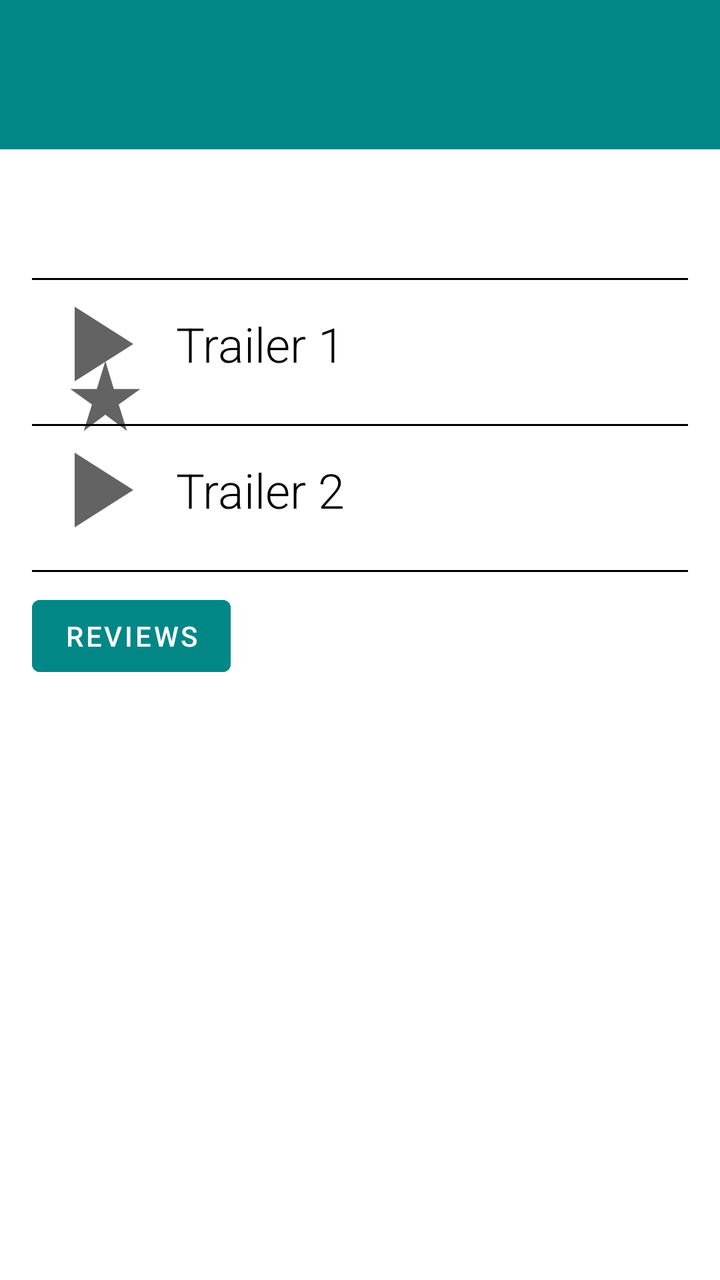
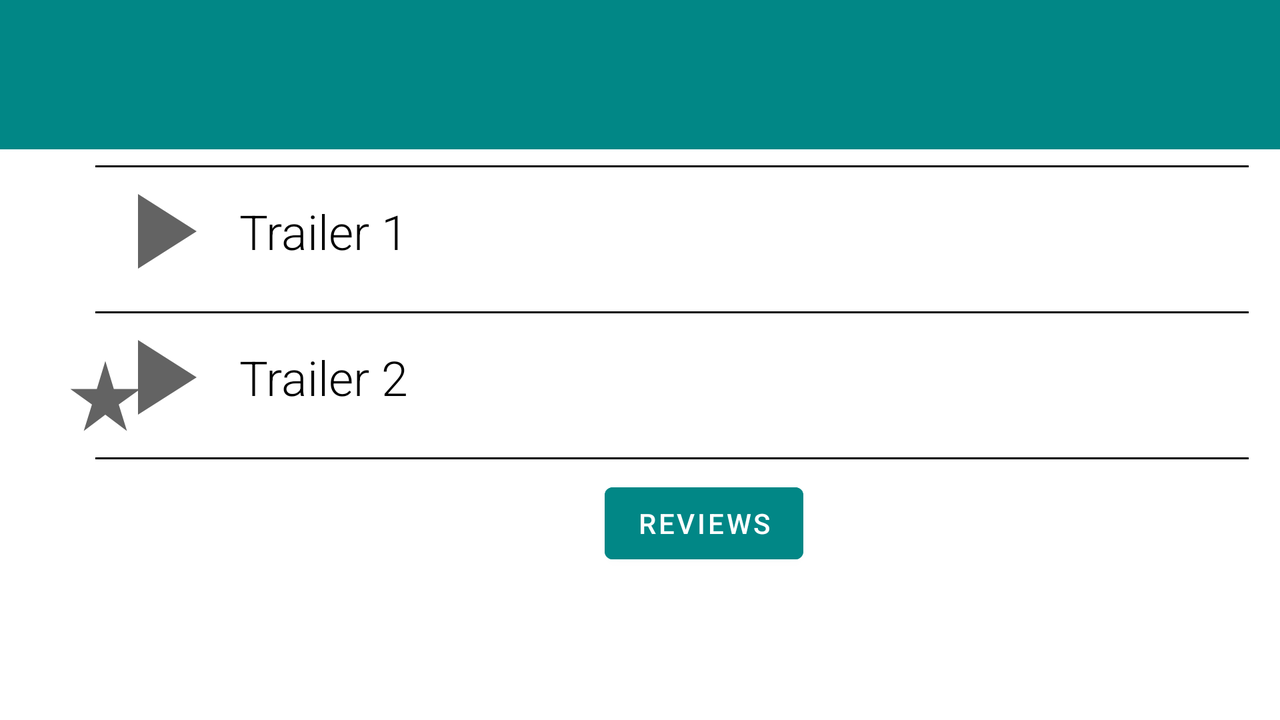

The same Android screen from two of the app's own layout files: first res/layout/ as a phone draws it, then the repository's variant for another configuration, drawn on a device whose configuration selects that folder. Both files follow.
<!-- AndroidManifest.xml: application theme Theme.PopularMoviesApp -->
<!-- res/layout/activity_details.xml -->
<?xml version="1.0" encoding="utf-8"?>
<LinearLayout xmlns:android="http://schemas.android.com/apk/res/android"
    xmlns:tools="http://schemas.android.com/tools"
    android:layout_width="match_parent"
    android:layout_height="match_parent"
    tools:context=".DetailsActivity"
    android:orientation="vertical">

    <FrameLayout
        android:layout_width="match_parent"
        android:layout_height="match_parent"
        android:id="@+id/fragment_container"
        android:visibility="gone"/>

    <ScrollView
        android:layout_width="match_parent"
        android:layout_height="match_parent">
    <RelativeLayout
        android:layout_width="match_parent"
        android:layout_height="wrap_content">

        <TextView
            android:id="@+id/tv_title"
            android:layout_width="match_parent"
            android:layout_height="wrap_content"
            android:padding="8dp"
            android:textAppearance="@style/TextAppearance.AppCompat.Headline"
            android:textSize="44sp"
            android:background="@color/design_default_color_secondary_variant"
            android:textColor="@color/white"/>

        <ImageView
            android:id="@+id/poster_iv"
            android:layout_width="wrap_content"
            android:layout_height="wrap_content"
            android:contentDescription="@string/movie_poster"
            android:layout_below="@id/tv_title"
            android:layout_marginTop="8dp"
            android:layout_marginStart="16dp"/>

        <TextView
            android:id="@+id/tv_date_released"
            android:fontFamily="sans-serif"
            android:textAppearance="@style/TextAppearance.AppCompat.Headline"
            android:textSize="24sp"
            android:layout_toEndOf="@id/poster_iv"
            android:layout_below="@id/tv_title"
            style="@style/leftOfImageView"/>

        <TextView
            android:id="@+id/tv_rating"
            android:fontFamily="sans-serif"
            android:textAppearance="@style/TextAppearance.AppCompat.Headline"
            android:textSize="14sp"
            android:layout_toEndOf="@id/poster_iv"
            android:layout_below="@id/tv_date_released"
            style="@style/leftOfImageView"/>
        <TextView
            android:id="@+id/tv_popularity"
            android:layout_below="@id/tv_rating"
            style="@style/leftOfImageView"
            android:textAppearance="@style/TextAppearance.AppCompat.Headline"
            android:fontFamily="sans-serif"
            android:textSize="14sp"/>

        <ImageView
            android:id="@+id/markFav"
            android:layout_width="wrap_content"
            android:layout_height="wrap_content"
            android:layout_below="@id/tv_popularity"
            android:onClick="markAsFavorite"
            android:scaleType="fitXY"
            android:src="@drawable/ic_baseline_star_rate_24"
            style="@style/leftOfImageView"
            android:contentDescription="@string/poster_image"/>

    <TextView
        android:id="@+id/tv_overview"
        style="@style/OverviewTv"
        android:fontFamily="sans-serif-light"
        android:textAppearance="@style/TextAppearance.AppCompat.Headline"
        android:textSize="18sp"
        android:padding="8dp"/>

        <include
            layout="@layout/trailer_resource"
            android:layout_width="match_parent"
            android:layout_height="match_parent"
            android:layout_below="@id/tv_overview"
            android:id="@+id/trailerResource"/>

        <Button
            android:id="@+id/button"
            android:layout_width="wrap_content"
            android:layout_height="wrap_content"
            android:layout_below="@id/trailerResource"
            android:layout_marginStart="16sp"
            android:layout_marginTop="8dp"
            android:backgroundTint="@color/design_default_color_secondary_variant"
            android:onClick="readViews"
            android:text="@string/reviews" />
    </RelativeLayout>
    </ScrollView>
</LinearLayout>
<!-- res/layout/trailer_resource.xml (included above) -->
<?xml version="1.0" encoding="utf-8"?>
<LinearLayout
    xmlns:android="http://schemas.android.com/apk/res/android"
    xmlns:app="http://schemas.android.com/apk/res-auto"
    android:layout_width="match_parent"
    android:layout_height="match_parent"
    android:orientation="vertical">

    <TextView
        style="@style/border"/>

    <LinearLayout
        android:layout_width="match_parent"
        android:layout_height="wrap_content"
        android:orientation="horizontal"
        android:layout_marginTop="@dimen/padding"
        android:layout_marginStart="16dp"
        android:layout_marginEnd="16dp"
        android:onClick="trailerOne"
        android:id="@+id/trailer1">

        <ImageView
            android:layout_width="wrap_content"
            android:layout_height="wrap_content"
            android:src="@drawable/play_button"/>

        <TextView
           style="@style/trailerTextView"
            android:text="@string/trailer_1"
            android:id="@+id/textViewTrailer1"/>
    </LinearLayout>

    <TextView
        style="@style/border"/>

    <LinearLayout
        android:layout_width="match_parent"
        android:layout_height="wrap_content"
        android:orientation="horizontal"
        android:layout_marginTop="@dimen/padding"
        android:layout_marginStart="16dp"
        android:layout_marginEnd="16dp"
        android:onClick="trailerTwo"
        android:id="@+id/trailer2">

        <ImageView
            android:layout_width="wrap_content"
            android:layout_height="wrap_content"
            android:src="@drawable/play_button"/>

        <TextView
            style="@style/trailerTextView"
            android:text="Trailer 2"
            android:id="@+id/textViewTrailer2"/>
    </LinearLayout>

    <TextView
        style="@style/border"
        android:id="@+id/borderline"/>

</LinearLayout>
<!-- resources referenced by this layout -->
<resources>
  <color name="white">#FFFFFFFF</color>
  <!-- drawable ic_baseline_star_rate_24 (drawable) -->
  <vector android:height="42dp" android:tint="#636363"
      android:viewportHeight="24" android:viewportWidth="24"
      android:width="42dp" xmlns:android="http://schemas.android.com/apk/res/android">
      <path android:fillColor="@android:color/darker_gray" android:pathData="M14.43,10l-2.43,-8l-2.43,8l-7.57,0l6.18,4.41l-2.35,7.59l6.17,-4.69l6.18,4.69l-2.35,-7.59l6.17,-4.41z"/>
  </vector>
  <!-- drawable play_button (drawable) -->
  <vector android:height="64dp" android:tint="#636363"
      android:viewportHeight="24" android:viewportWidth="24"
      android:width="64dp" xmlns:android="http://schemas.android.com/apk/res/android">
      <path android:fillColor="@android:color/white" android:pathData="M8,5v14l11,-7z"/>
  </vector>
  <string name="movie_poster">Movie poster</string>
  <string name="poster_image">Poster image of selected movie</string>
  <string name="reviews">Reviews</string>
  <string name="trailer_1">Trailer 1</string>
  <style name="OverviewTv" parent="textViews">
          <item name="android:layout_below">@id/poster_iv</item>
          <item name="android:padding">@dimen/padding</item>
          <item name="android:layout_marginTop">8dp</item>
      </style>
  <style name="border">
          <item name="android:layout_width">match_parent</item>
          <item name="android:layout_height">1dp</item>
          <item name="android:layout_marginTop">8dp</item>
          <item name="android:background">@color/black</item>
          <item name="android:layout_marginStart">16dp</item>
          <item name="android:layout_marginEnd">16dp</item>
      </style>
  <style name="leftOfImageView" parent="textViews">
          <item name="android:layout_toEndOf">@id/poster_iv</item>
          <item name="android:layout_marginTop">8dp</item>
          <item name="android:layout_marginLeft">16dp</item>
      </style>
  <style name="trailerTextView">
          <item name="android:layout_width">match_parent</item>
          <item name="android:layout_height">wrap_content</item>
          <item name="android:layout_gravity">center</item>
          <item name="android:layout_marginStart">8dp</item>
          <item name="android:fontFamily">sans-serif-light</item>
          <item name="android:textSize">24sp</item>
          <item name="android:textColor">@color/black</item>
      </style>
  <style name="Theme.PopularMoviesApp" parent="Theme.MaterialComponents.DayNight.DarkActionBar">
          
          <item name="colorPrimary">@color/purple_500</item>
          <item name="colorPrimaryVariant">@color/purple_700</item>
          <item name="colorOnPrimary">@color/white</item>
          
          <item name="colorSecondary">@color/teal_200</item>
          <item name="colorSecondaryVariant">@color/teal_700</item>
          <item name="colorOnSecondary">@color/black</item>
          
          <item name="android:statusBarColor" tools:targetApi="l">?attr/colorPrimaryVariant</item>
          
      </style>
  <style name="textViews">
          <item name="android:layout_width">wrap_content</item>
          <item name="android:layout_height">wrap_content</item>
          <item name="android:padding">@dimen/padding</item>
      </style>
  <color name="black">#FF000000</color>
  <color name="purple_500">#212121</color>
  <color name="purple_700">#000000</color>
  <color name="teal_200">#00BFA5</color>
  <color name="teal_700">#FF018786</color>
</resources>
<!-- res/layout-land/activity_details.xml (the repository's variant of the layout above) -->
<!-- drawn on the phone turned sideways -->
<?xml version="1.0" encoding="utf-8"?>
<androidx.constraintlayout.widget.ConstraintLayout xmlns:android="http://schemas.android.com/apk/res/android"
    xmlns:tools="http://schemas.android.com/tools"
    android:layout_width="match_parent"
    android:layout_height="match_parent"
    tools:context=".DetailsActivity"
    android:orientation="vertical">

    <FrameLayout
        android:layout_width="match_parent"
        android:layout_height="match_parent"
        android:id="@+id/fragment_container"
        android:visibility="gone"/>

    <ScrollView
        android:layout_width="match_parent"
        android:layout_height="match_parent">
        <RelativeLayout
            android:layout_width="match_parent"
            android:layout_height="wrap_content">

            <TextView
                android:id="@+id/tv_title"
                android:layout_width="match_parent"
                android:layout_height="wrap_content"
                android:padding="8dp"
                android:textAppearance="@style/TextAppearance.AppCompat.Headline"
                android:textSize="44sp"
                android:background="@color/design_default_color_secondary_variant"
                android:textColor="@color/white"/>

            <ImageView
                android:id="@+id/poster_iv"
                android:layout_width="wrap_content"
                android:layout_height="wrap_content"
                android:contentDescription="@string/movie_poster"
                android:layout_below="@id/tv_title"
                android:layout_marginTop="8dp"
                android:layout_marginStart="16dp"/>

            <TextView
                android:id="@+id/tv_date_released"
                android:fontFamily="sans-serif"
                android:textAppearance="@style/TextAppearance.AppCompat.Headline"
                android:textSize="24sp"
                android:layout_toEndOf="@id/poster_iv"
                android:layout_below="@id/tv_title"
                style="@style/leftOfImageView"/>

            <TextView
                android:id="@+id/tv_rating"
                android:fontFamily="sans-serif"
                android:textAppearance="@style/TextAppearance.AppCompat.Headline"
                android:textSize="14sp"
                android:layout_toEndOf="@id/poster_iv"
                android:layout_below="@id/tv_date_released"
                style="@style/leftOfImageView"/>
            <TextView
                android:id="@+id/tv_popularity"
                android:layout_below="@id/tv_rating"
                style="@style/leftOfImageView"
                android:textAppearance="@style/TextAppearance.AppCompat.Headline"
                android:fontFamily="sans-serif"
                android:textSize="14sp"/>

            <ImageView
                android:id="@+id/markFav"
                android:layout_width="wrap_content"
                android:layout_height="wrap_content"
                android:layout_below="@id/tv_popularity"
                android:onClick="markAsFavorite"
                android:scaleType="fitXY"
                android:src="@drawable/ic_baseline_star_rate_24"
                style="@style/leftOfImageView"
                android:contentDescription="@string/poster_image"/>

            <TextView
                android:id="@+id/tv_overview"
                style="@style/OverviewTv"
                android:fontFamily="sans-serif-light"
                android:textAppearance="@style/TextAppearance.AppCompat.Headline"
                android:textSize="18sp"
                android:padding="8dp"/>
        <LinearLayout
            android:layout_width="match_parent"
            android:layout_height="match_parent"
            android:orientation="vertical"
            android:layout_below="@id/tv_title"
            android:layout_toEndOf="@id/tv_date_released"
            android:padding="@dimen/padding"
            android:layout_alignBaseline="@id/poster_iv">
            <include
                layout="@layout/trailer_resource"
                android:layout_width="match_parent"
                android:layout_height="match_parent"
                android:id="@+id/trailerResource"
                android:layout_gravity="center_horizontal"/>

            <Button
                android:id="@+id/button"
                android:layout_width="wrap_content"
                android:layout_height="wrap_content"
                android:layout_marginStart="16sp"
                android:layout_marginTop="8dp"
                android:backgroundTint="@color/design_default_color_secondary_variant"
                android:onClick="readViews"
                android:text="@string/reviews"
                android:layout_gravity="center_horizontal"/>
        </LinearLayout>
        </RelativeLayout>
    </ScrollView>
</androidx.constraintlayout.widget.ConstraintLayout>
